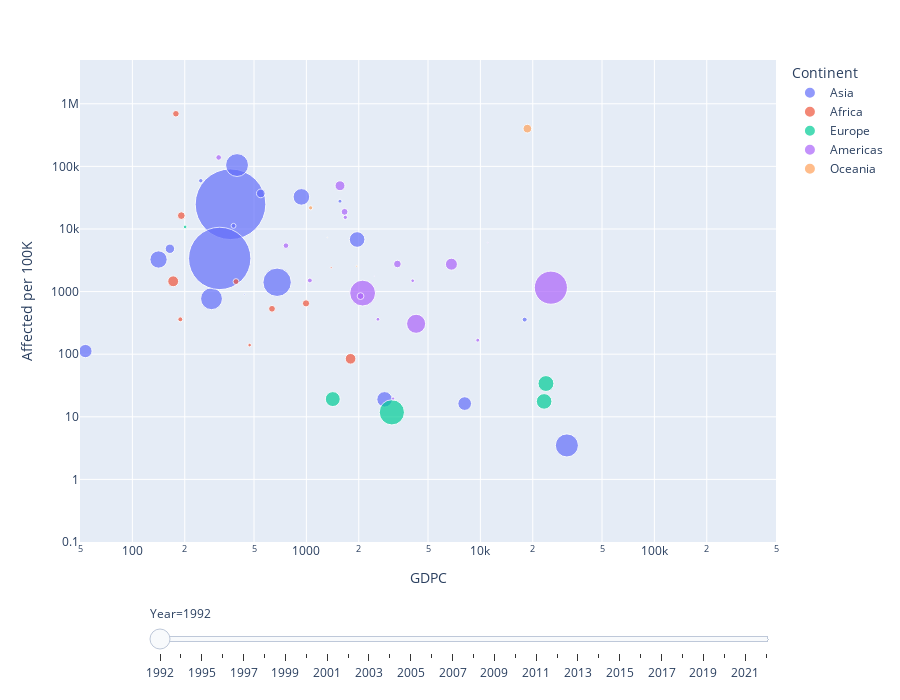

Notebook code for this chart:
### Code cell
df = px.data.gapminder()
fig = px.scatter(ND_GDPC_1992, x="GDPC", y="Affected per 100K", animation_frame="Year", animation_group="Country",
           size="population", color="Continent", hover_name="Country",
           log_x=True, log_y=True, size_max=55, range_x=[50,500000], range_y=[0.1,5000000])

fig["layout"].pop("updatemenus") # optional, drop animation buttons
fig.update_layout(width=900, height=700)
fig.write_html("scatter_gdpc.html")
fig.show()

### Figure 1 — Plotly figure (JSON) as saved in the notebook; plotly's stock layout.template omitted (floating-point values rounded to 4 significant figures)
{"data": [{"hovertemplate": "<b>%{hovertext}</b><br><br>Continent=Asia<br>Year=1992<br>GDPC=%{x}<br>Affected per 100K=%{y}<br>population=%{marker.size}<extra></extra>", "hovertext": ["Afghanistan", "Bangladesh", "Bhutan", "China", "Hong Kong", "Indonesia", "India", "Iran (Islamic Republic of)", "Israel", "Jordan", "Japan", "Cambodia", "Korea (the Republic of)", "Lao People's Democratic Republic (the)", "Lebanon", "Sri Lanka", "Myanmar", "Nepal", "Pakistan", "Philippines (the)", "Thailand", "Tajikistan", "Turkey", "Viet Nam"], "ids": ["Afghanistan", "Bangladesh", "Bhutan", "China", "Hong Kong", "Indonesia", "India", "Iran (Islamic Republic of)", "Israel", "Jordan", "Japan", "Cambodia", "Korea (the Republic of)", "Lao People's Democratic Republic (the)", "Lebanon", "Sri Lanka", "Myanmar", "Nepal", "Pakistan", "Philippines (the)", "Thailand", "Tajikistan", "Turkey", "Viet Nam"], "legendgroup": "Asia", "marker": {"color": "#636efa", "size": [12057433, 111272102, 545944, 1164970000, 5800500, 188558416, 907574049, 59372016, 5123000, 3866887, 124425000, 9718215, 43747962, 4561106, 3745407, 17736827, 41237813, 20702133, 122375179, 64543525, 56939020, 5656208, 56302037, 69788747], "sizemode": "area", "sizeref": 466900.0, "symbol": "circle"}, "mode": "markers", "name": "Asia", "orientation": "v", "showlegend": true, "type": "scatter", "x": [null, 285.0, 440.0, 366.5, 17980.0, 679.0, 317.6, null, null, 1373.0, 31410.0, null, 8127.0, 247.3, 1560.0, 547.1, 53.74, 164.3, 399.5, 936.1, 1957.0, 381.3, 2814.0, 141.4], "xaxis": "x", "y": [331.7, 768.4, 904.9, 24820.0, 356.5, 1408.0, 3384.0, 651.8, 0, 0, 3.488, 39140.0, 16.25, 58980.0, 27790.0, 36980.0, 112.2, 4830.0, 104900.0, 32540.0, 6787.0, 11230.0, 18.99, 3253.0], "yaxis": "y"}, {"hovertemplate": "<b>%{hovertext}</b><br><br>Continent=Africa<br>Year=1992<br>GDPC=%{x}<br>Affected per 100K=%{y}<br>population=%{marker.size}<extra></extra>", "hovertext": ["Burundi", "Central African Republic", "Cameroon", "Cabo Verde", "Algeria", "Mozambique", "Malawi", "Nigeria", "Eswatini", "Tanzania, United Republic of", "Uganda", "Zambia", "Zimbabwe"], "ids": ["Burundi", "Central African Republic", "Cameroon", "Cabo Verde", "Algeria", "Mozambique", "Malawi", "Nigeria", "Eswatini", "Tanzania, United Republic of", "Uganda", "Zambia", "Zimbabwe"], "legendgroup": "Africa", "marker": {"color": "#EF553B", "size": [5743085, 2991727, 12128604, 381947, 26748303, 13816881, 10115420, 100182045, 925165, 27580723, 18801966, 8074337, 10641501], "sizemode": "area", "sizeref": 466900.0, "symbol": "circle"}, "mode": "markers", "name": "Africa", "orientation": "v", "showlegend": true, "type": "scatter", "x": [188.6, 471.9, 995.3, 935.1, 1795.0, 191.1, 177.9, 477.1, 1389.0, 171.6, 152.0, 394.1, 634.4], "xaxis": "x", "y": [360.1, 139.7, 648.5, 0, 84.42, 16330.0, 692000.0, 0, 2408.0, 1459.0, 0, 1444.0, 530.8], "yaxis": "y"}, {"hovertemplate": "<b>%{hovertext}</b><br><br>Continent=Europe<br>Year=1992<br>GDPC=%{x}<br>Affected per 100K=%{y}<br>population=%{marker.size}<extra></extra>", "hovertext": ["Albania", "Germany", "Denmark", "France", "Hungary", "Italy", "Lithuania", "Netherlands (the)", "Norway", "Poland", "Russian Federation (the)", "Ukraine"], "ids": ["Albania", "Germany", "Denmark", "France", "Hungary", "Italy", "Lithuania", "Netherlands (the)", "Norway", "Poland", "Russian Federation (the)", "Ukraine"], "legendgroup": "Europe", "marker": {"color": "#00cc96", "size": [3247039, 80624598, 5171370, 58849943, 10369341, 56797087, 3700114, 15184166, 4286401, 38363667, 148538197, 52150400], "sizemode": "area", "sizeref": 466900.0, "symbol": "circle"}, "mode": "markers", "name": "Europe", "orientation": "v", "showlegend": true, "type": "scatter", "x": [200.9, 26440.0, 29570.0, 23810.0, 3735.0, 23240.0, null, 23900.0, 30520.0, 2459.0, 3099.0, 1418.0], "xaxis": "x", "y": [10780.0, 0, 0, 33.98, 0, 17.61, 0, 0, 0, 0, 11.78, 19.18], "yaxis": "y"}, {"hovertemplate": "<b>%{hovertext}</b><br><br>Continent=Americas<br>Year=1992<br>GDPC=%{x}<br>Affected per 100K=%{y}<br>population=%{marker.size}<extra></extra>", "hovertext": ["Argentina", "Bahamas (the)", "Bolivia (Plurinational State of)", "Brazil", "Canada", "Chile", "Costa Rica", "Cuba", "Dominican Republic (the)", "Ecuador", "Guatemala", "Haiti", "Mexico", "Panama", "Peru", "Puerto Rico", "Paraguay", "El Salvador", "Uruguay", "United States of America (the)", "Saint Vincent and the Grenadines", "Venezuela (Bolivarian Republic of)"], "ids": ["Argentina", "Bahamas (the)", "Bolivia (Plurinational State of)", "Brazil", "Canada", "Chile", "Costa Rica", "Cuba", "Dominican Republic (the)", "Ecuador", "Guatemala", "Haiti", "Mexico", "Panama", "Peru", "Puerto Rico", "Paraguay", "El Salvador", "Uruguay", "United States of America (the)", "Saint Vincent and the Grenadines", "Venezuela (Bolivarian Republic of)"], "legendgroup": "Americas", "marker": {"color": "#ab63fa", "size": [33568285, 281973, 7394419, 155900790, 28371264, 13782297, 3321939, 10783748, 7427340, 10914222, 9544055, 7205780, 84993164, 2554382, 23047248, 3585176, 4277051, 5552206, 3153732, 256514000, 113222, 20700461], "sizemode": "area", "sizeref": 466900.0, "symbol": "circle"}, "mode": "markers", "name": "Americas", "orientation": "v", "showlegend": true, "type": "scatter", "x": [6816.0, 11030.0, 763.3, 2105.0, 20880.0, 3335.0, 2578.0, 2048.0, 1563.0, 1658.0, 1094.0, 313.2, 4273.0, 3148.0, 1561.0, 9659.0, 1673.0, 1047.0, 4083.0, 25420.0, 2455.0, 2918.0], "xaxis": "x", "y": [2739.0, 6029.0, 5416.0, 946.1, 0, 2757.0, 361.2, 846.4, 0, 18780.0, 0, 138800.0, 305.9, 19.57, 49030.0, 167.4, 15330.0, 1504.0, 1490.0, 1154.0, 1766.0, 0], "yaxis": "y"}, {"hovertemplate": "<b>%{hovertext}</b><br><br>Continent=Oceania<br>Year=1992<br>GDPC=%{x}<br>Affected per 100K=%{y}<br>population=%{marker.size}<extra></extra>", "hovertext": ["Australia", "Fiji", "Guam", "New Zealand", "Papua New Guinea", "Solomon Islands", "Vanuatu"], "ids": ["Australia", "Fiji", "Guam", "New Zealand", "Papua New Guinea", "Solomon Islands", "Vanuatu"], "legendgroup": "Oceania", "marker": {"color": "#FFA15A", "size": [17478635, 786859, 143173, 3531700, 4136644, 343916, 158577], "sizemode": "area", "sizeref": 466900.0, "symbol": "circle"}, "mode": "markers", "name": "Oceania", "orientation": "v", "showlegend": true, "type": "scatter", "x": [18620.0, 1947.0, null, 11790.0, 1058.0, 782.3, 1319.0], "xaxis": "x", "y": [400500.0, 2542.0, 38710.0, 0, 21760.0, 0, 7315.0], "yaxis": "y"}], "layout": {"height": 700, "legend": {"itemsizing": "constant", "title": {"text": "Continent"}, "tracegroupgap": 0}, "margin": {"t": 60}, "sliders": [{"active": 0, "currentvalue": {"prefix": "Year="}, "len": 0.9, "pad": {"b": 10, "t": 60}, "steps": [{"args": [["1992"], {"frame": {"duration": 0, "redraw": false}, "fromcurrent": true, "mode": "immediate", "transition": {"duration": 0, "easing": "linear"}}], "label": "1992", "method": "animate"}, {"args": [["1993"], {"frame": {"duration": 0, "redraw": false}, "fromcurrent": true, "mode": "immediate", "transition": {"duration": 0, "easing": "linear"}}], "label": "1993", "method": "animate"}, {"args": [["1995"], {"frame": {"duration": 0, "redraw": false}, "fromcurrent": true, "mode": "immediate", "transition": {"duration": 0, "easing": "linear"}}], "label": "1995", "method": "animate"}, {"args": [["1996"], {"frame": {"duration": 0, "redraw": false}, "fromcurrent": true, "mode": "immediate", "transition": {"duration": 0, "easing": "linear"}}], "label": "1996", "method": "animate"}, {"args": [["1997"], {"frame": {"duration": 0, "redraw": false}, "fromcurrent": true, "mode": "immediate", "transition": {"duration": 0, "easing": "linear"}}], "label": "1997", "method": "animate"}, {"args": [["1998"], {"frame": {"duration": 0, "redraw": false}, "fromcurrent": true, "mode": "immediate", "transition": {"duration": 0, "easing": "linear"}}], "label": "1998", "method": "animate"}, {"args": [["1999"], {"frame": {"duration": 0, "redraw": false}, "fromcurrent": true, "mode": "immediate", "transition": {"duration": 0, "easing": "linear"}}], "label": "1999", "method": "animate"}, {"args": [["2000"], {"frame": {"duration": 0, "redraw": false}, "fromcurrent": true, "mode": "immediate", "transition": {"duration": 0, "easing": "linear"}}], "label": "2000", "method": "animate"}, {"args": [["2001"], {"frame": {"duration": 0, "redraw": false}, "fromcurrent": true, "mode": "immediate", "transition": {"duration": 0, "easing": "linear"}}], "label": "2001", "method": "animate"}, {"args": [["2002"], {"frame": {"duration": 0, "redraw": false}, "fromcurrent": true, "mode": "immediate", "transition": {"duration": 0, "easing": "linear"}}], "label": "2002", "method": "animate"}, {"args": [["2003"], {"frame": {"duration": 0, "redraw": false}, "fromcurrent": true, "mode": "immediate", "transition": {"duration": 0, "easing": "linear"}}], "label": "2003", "method": "animate"}, {"args": [["2004"], {"frame": {"duration": 0, "redraw": false}, "fromcurrent": true, "mode": "immediate", "transition": {"duration": 0, "easing": "linear"}}], "label": "2004", "method": "animate"}, {"args": [["2005"], {"frame": {"duration": 0, "redraw": false}, "fromcurrent": true, "mode": "immediate", "transition": {"duration": 0, "easing": "linear"}}], "label": "2005", "method": "animate"}, {"args": [["2006"], {"frame": {"duration": 0, "redraw": false}, "fromcurrent": true, "mode": "immediate", "transition": {"duration": 0, "easing": "linear"}}], "label": "2006", "method": "animate"}, {"args": [["2007"], {"frame": {"duration": 0, "redraw": false}, "fromcurrent": true, "mode": "immediate", "transition": {"duration": 0, "easing": "linear"}}], "label": "2007", "method": "animate"}, {"args": [["2008"], {"frame": {"duration": 0, "redraw": false}, "fromcurrent": true, "mode": "immediate", "transition": {"duration": 0, "easing": "linear"}}], "label": "2008", "method": "animate"}, {"args": [["2009"], {"frame": {"duration": 0, "redraw": false}, "fromcurrent": true, "mode": "immediate", "transition": {"duration": 0, "easing": "linear"}}], "label": "2009", "method": "animate"}, {"args": [["2010"], {"frame": {"duration": 0, "redraw": false}, "fromcurrent": true, "mode": "immediate", "transition": {"duration": 0, "easing": "linear"}}], "label": "2010", "method": "animate"}, {"args": [["2011"], {"frame": {"duration": 0, "redraw": false}, "fromcurrent": true, "mode": "immediate", "transition": {"duration": 0, "easing": "linear"}}], "label": "2011", "method": "animate"}, {"args": [["2012"], {"frame": {"duration": 0, "redraw": false}, "fromcurrent": true, "mode": "immediate", "transition": {"duration": 0, "easing": "linear"}}], "label": "2012", "method": "animate"}, {"args": [["2013"], {"frame": {"duration": 0, "redraw": false}, "fromcurrent": true, "mode": "immediate", "transition": {"duration": 0, "easing": "linear"}}], "label": "2013", "method": "animate"}, {"args": [["2014"], {"frame": {"duration": 0, "redraw": false}, "fromcurrent": true, "mode": "immediate", "transition": {"duration": 0, "easing": "linear"}}], "label": "2014", "method": "animate"}, {"args": [["2015"], {"frame": {"duration": 0, "redraw": false}, "fromcurrent": true, "mode": "immediate", "transition": {"duration": 0, "easing": "linear"}}], "label": "2015", "method": "animate"}, {"args": [["2016"], {"frame": {"duration": 0, "redraw": false}, "fromcurrent": true, "mode": "immediate", "transition": {"duration": 0, "easing": "linear"}}], "label": "2016", "method": "animate"}, {"args": [["2017"], {"frame": {"duration": 0, "redraw": false}, "fromcurrent": true, "mode": "immediate", "transition": {"duration": 0, "easing": "linear"}}], "label": "2017", "method": "animate"}, {"args": [["2018"], {"frame": {"duration": 0, "redraw": false}, "fromcurrent": true, "mode": "immediate", "transition": {"duration": 0, "easing": "linear"}}], "label": "2018", "method": "animate"}, {"args": [["2019"], {"frame": {"duration": 0, "redraw": false}, "fromcurrent": true, "mode": "immediate", "transition": {"duration": 0, "easing": "linear"}}], "label": "2019", "method": "animate"}, {"args": [["2020"], {"frame": {"duration": 0, "redraw": false}, "fromcurrent": true, "mode": "immediate", "transition": {"duration": 0, "easing": "linear"}}], "label": "2020", "method": "animate"}, {"args": [["2021"], {"frame": {"duration": 0, "redraw": false}, "fromcurrent": true, "mode": "immediate", "transition": {"duration": 0, "easing": "linear"}}], "label": "2021", "method": "animate"}, {"args": [["1994"], {"frame": {"duration": 0, "redraw": false}, "fromcurrent": true, "mode": "immediate", "transition": {"duration": 0, "easing": "linear"}}], "label": "1994", "method": "animate"}], "x": 0.1, "xanchor": "left", "y": 0, "yanchor": "top"}], "width": 900, "xaxis": {"anchor": "y", "domain": [0, 1], "range": [1.699, 5.699], "title": {"text": "GDPC"}, "type": "log"}, "yaxis": {"anchor": "x", "domain": [0, 1], "range": [-1.0, 6.699], "title": {"text": "Affected per 100K"}, "type": "log"}}}
